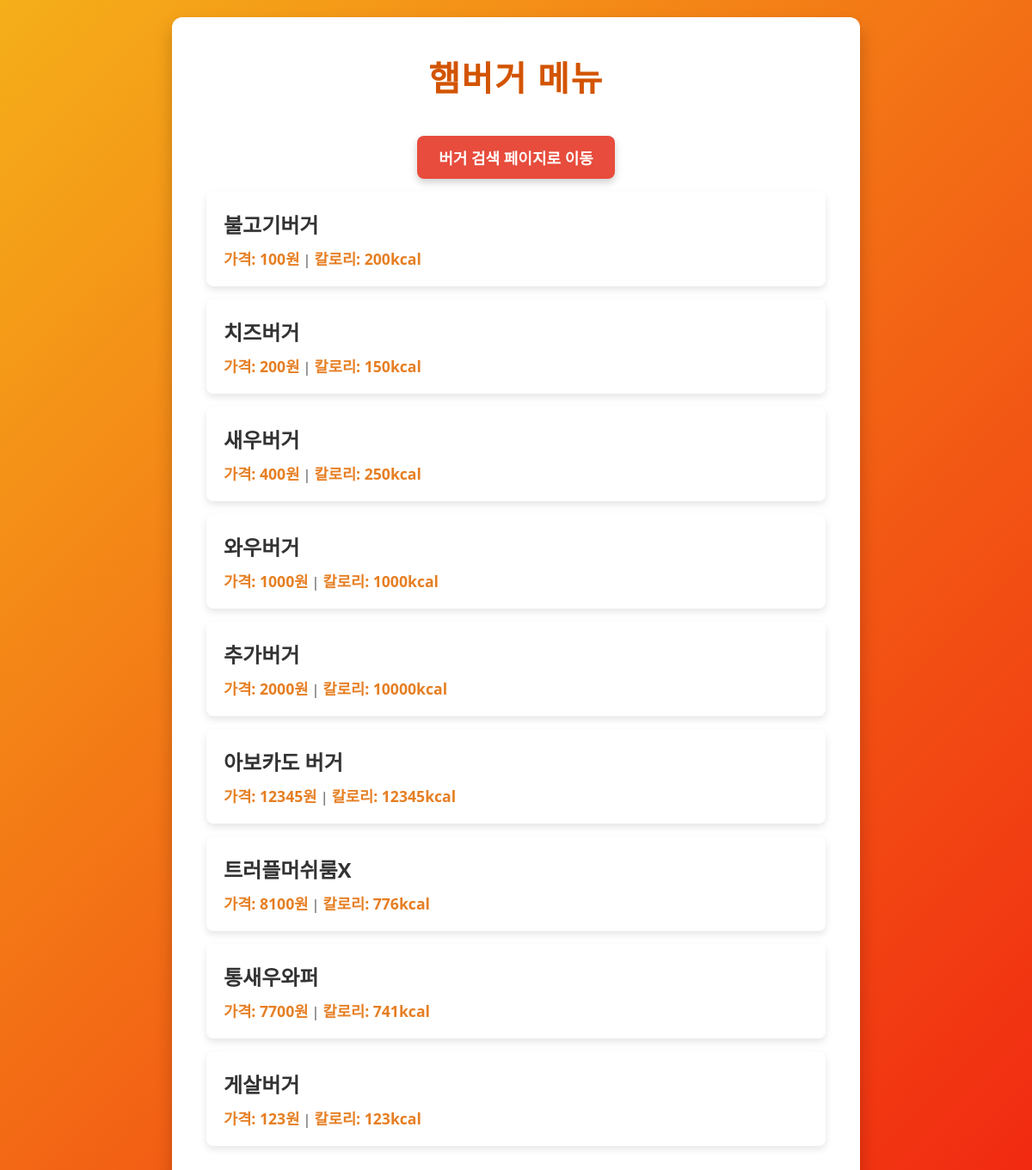
The page /burgers/ on the database its author committed.
### burgers/models.py (models this page shows)
class Burger(models.Model):
    name = models.CharField(max_length=20)
    price = models.IntegerField(default = 0)
    calories = models.IntegerField(default=0)
    def __str__(self):
        return self.name

### config/views.py (the view)
# urls.py: path('burgers/', burger_list),
def burger_list(request):
     burger_query = Burger.objects.all()
     print(f'전체 햄버거 리스트 : {burger_query}')
     context = {
          "burgers": burger_query,
     }
     return render(request, 'burgers.html', context)

### templates/burgers.html (shortened to what this page needs)
<!DOCTYPE html>
<html lang="ko">
<head>
</head>
<body>
    <div class="container">
        <h1>햄버거 메뉴</h1>
        <a href="/search" class="search-button">버거 검색 페이지로 이동</a>
        {% for i in burgers %}
            <div class="menu-item">
                <div class="item-name">{{ i.name }}</div>
                <div class="item-details">
                    <span class="item-price">가격: {{ i.price }}원</span> |
                    <span class="item-calories">칼로리: {{ i.calories }}kcal</span>
                </div>
            </div>
        {% endfor %}
    </div>
</body>
</html>

### templates/burgers.html (style rules this page uses)
* { box-sizing: border-box; margin: 0; padding: 0; }
body { font-family: 'Noto Sans', Arial, sans-serif; background: linear-gradient(135deg, #f5af19, #f12711); display: flex; justify-content: center; padding: 20px; color: #333; min-height: 100vh; }
.container { width: 100%; max-width: 800px; background-color: #fff; padding: 40px; border-radius: 12px; box-shadow: 0 10px 20px rgba(0, 0, 0, 0.2); text-align: center; }
h1 { font-size: 2.5em; color: #d35400; margin-bottom: 20px; font-weight: bold; letter-spacing: 1.5px; }
.menu-item { background-color: #ffffff; border-radius: 8px; box-shadow: 0 4px 8px rgba(0, 0, 0, 0.1); padding: 20px; margin: 15px 0; text-align: left; transition: transform 0.3s ease; }
.item-name { font-size: 1.5em; color: #333; font-weight: bold; }
.item-details { margin-top: 10px; color: #555; }
.item-price, .item-calories { font-size: 1.1em; font-weight: bold; color: #e67e22; }
.search-button { display: inline-block; margin-top: 20px; padding: 12px 25px; background-color: #e74c3c; color: white; text-decoration: none; border-radius: 8px; font-size: 18px; font-weight: bold; transition: background-color 0.3s ease, transform 0.3s ease; box-shadow: 0 4px 10px rgba(0, 0, 0, 0.2); }

### rows shown on the page
Burger: name "불고기버거", price "100", calories "200"
Burger: name "치즈버거", price "200", calories "150"
Burger: name "새우버거", price "400", calories "250"
Burger: name "와우버거", price "1000", calories "1000"
Burger: name "추가버거", price "2000", calories "10000"
Burger: name "아보카도 버거", price "12345", calories "12345"
Burger: name "트러플머쉬룸X", price "8100", calories "776"
Burger: name "통새우와퍼", price "7700", calories "741"
Burger: name "게살버거", price "123", calories "123"
